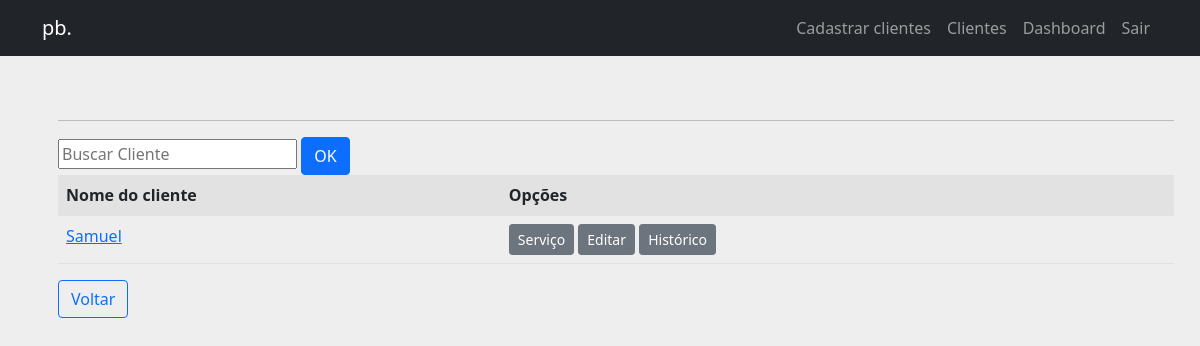
Page /clientes/listar-clientes/ (signed in) on the earlier database version.
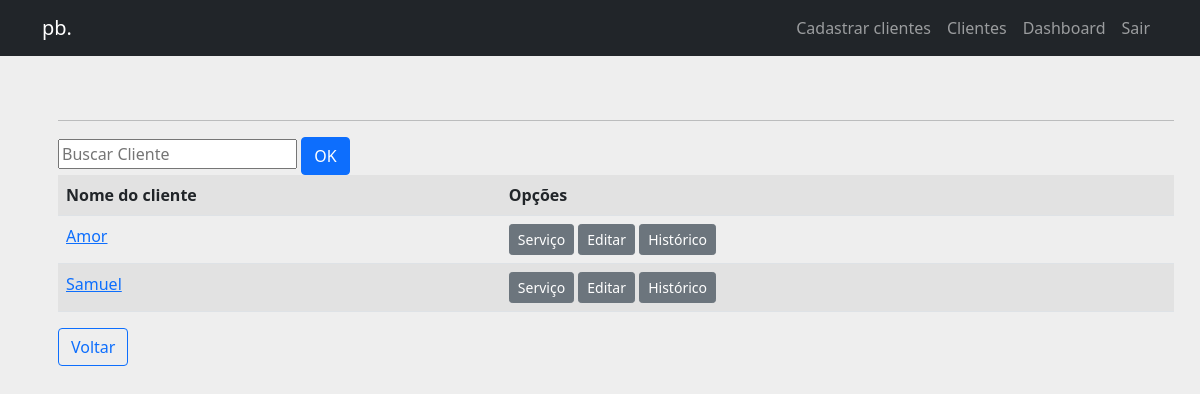
Same page on the later database version.
### clientes/models.py (models this page shows, shortened)
class Cliente(models.Model):
    nome_cliente = models.CharField(max_length=70, verbose_name='Nome Completo')
    telefone = models.CharField(max_length=15, verbose_name='Telefone')
    email = models.EmailField(unique=True, blank=True, verbose_name='E-mail')
    data_criacao = models.DateTimeField(default=datetime.now, blank=True)
    def get_absolute_url(self):
        return reverse('clientes:dados-cliente', kwargs={'pk': self.pk})

### servico/views.py (the view)
# urls.py: path('listar-clientes/', ProcurarClienteList.as_view(), name='listar-clientes'),
class ProcurarClienteList(ListView):
    model = Cliente
    template_name = 'servico/listar_clientes_list.html'
    paginate_by = 10
    def get_queryset(self):
        txt_pesquisa = self.request.GET.get('pesquisa')
        if txt_pesquisa:
            cliente = Cliente.objects.filter(nome_cliente__icontains=txt_pesquisa.strip()).order_by('nome_cliente')
        else:
            cliente = Cliente.objects.all().order_by('nome_cliente')
        return cliente

### templates/servico/listar_clientes_list.html (shortened to what this page needs)
{% extends 'base.html' %}
{% block content %}
{% if user.is_authenticated %}
  <ul>
    <div class='table-responsive'>
      <div class="container">
          <hr>
            <form action="?" method="GET">
            <input type="text" placeholder="Buscar Cliente" name="pesquisa" id="" value="{{ request.GET.pesquisa }}"></input>
            <button type="submit" class="btn btn-primary">OK</button>
            </form>
          <table class='table table-striped'>
            <tr>
                <th>Nome do cliente</th>
                <th>Opções</th>
            </tr>
            {% for cliente in object_list %}
                <tr>
                    <td ><a href="{{ cliente.get_absolute_url }}">{{ cliente.nome_cliente }}</a></td>
                    <td><a href="{% url 'servico:criar-servico' cliente.pk %}" class="btn btn-secondary btn-sm">Serviço</a>
                        <a href="{% url 'servico:listar-servico' cliente.nome_cliente %}" class="btn btn-secondary btn-sm">Editar</a>
                        <a href="{% url 'servico:historico-cliente' cliente.nome_cliente %}" class="btn btn-secondary btn-sm">Histórico</a>
                    </td>
                </tr>
            {% empty %}
             <tr>
                    <td colspan='2'>Sem clientes cadastrados.</td>
             </tr>
            {% endfor %}
          </table>
             <p><a class="btn btn-outline-primary" href="{% url 'pages:home' %}">Voltar</a></p>
      </div>
    </div>
  </ul>
{% else %}
    <p>Você não está logado</p>
    <a href="{% url 'login' %}">Entrar</a>
{% endif %}
{% endblock %}

Differences in the rows shown:
added Cliente: nome_cliente "Amor"
